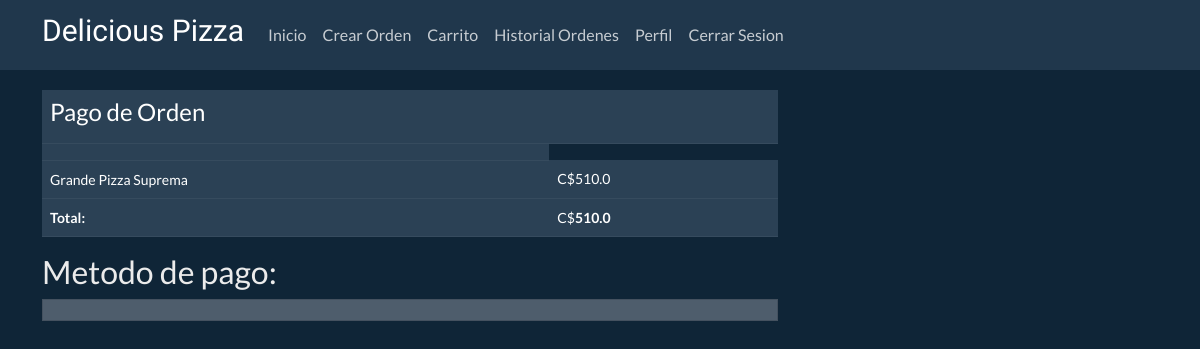
/checkout/ (signed in), run on the app's committed database.
### shopping_cart/models.py (models this page shows, shortened)
class OrderItem(models.Model):
    item = models.OneToOneField(Item, on_delete=models.SET_NULL, null=True)
    is_ordered = models.BooleanField(default=False)
    date_added = models.DateTimeField(auto_now=True)
    date_ordered = models.DateTimeField(null=True)

class Order(models.Model):
    ref_code = models.CharField(max_length=15)
    owner = models.ForeignKey(Cart, on_delete=models.SET_NULL, null=True)
    is_ordered = models.BooleanField(default=False)
    items = models.ManyToManyField(OrderItem)
    date_ordered = models.DateTimeField(auto_now=True)
    def get_cart_items(self):
        return self.items.all()
    def get_cart_total(self):
        return sum([item.item.price for item in self.items.all()])

### orders/models.py (models this page shows, shortened)
class Item(models.Model):
    meal = models.ForeignKey(Meal, on_delete=models.CASCADE)
    meal_type = models.ForeignKey(Meal_Type, on_delete=models.CASCADE)
    size = models.ForeignKey(Size, on_delete=models.CASCADE)
    meal_addition = models.ManyToManyField(Meal_Addition, blank=True)
    price = models.FloatField(default=0)
    user = models.ForeignKey(User, on_delete=models.CASCADE)
    timestamp = models.DateTimeField(auto_now_add=True, auto_now=False)

class Size(models.Model):
    size = models.CharField(max_length=64)
    def __str__(self):
        return f"{self.size}"

class Meal_Type(models.Model):
    name = models.CharField(max_length=64)
    meal = models.ForeignKey(Meal, on_delete=models.CASCADE, null=True)
    size = models.ManyToManyField(Size)
    meal_addition = models.ManyToManyField(Meal_Addition, blank=True)
    def __str__(self):
        return f"{self.name}"

### shopping_cart/views.py (the view, shortened to what this page needs)
# urls.py: path('checkout/', checkout, name="checkout"),
@login_required()
def checkout(request):
    existing_order = get_user_pending_order(request)
    publishKey = settings.STRIPE_PUBLISHABLE_KEY
    context = {
        'order': existing_order,
        'STRIPE_PUBLISHABLE_KEY': publishKey,
        'title': 'Checkout'
    }
    return render(request, 'shopping_cart/checkout.html', context)

### shopping_cart/views.py (called while the page is built)
def get_user_pending_order(request):
    user_cart = get_object_or_404(Cart, user=request.user)
    order = Order.objects.filter(owner=user_cart, is_ordered=False)
    if order.exists():
        return order[0]
    return 0

### shopping_cart/templates/shopping_cart/checkout.html (shortened to what this page needs)
{% extends 'orders/base.html' %}
{% load static %}
{% block content %}
    <section style="margin-top: 20px;">
        <table class="table table-dark">
            <tr>
                <td colspan="2"><h4>Pago de Orden</h4></td>
            </tr>
            <tr>
                <td>
                    {% for item in order.get_cart_items %}
                        <tr>
                            <td>{{ item.item.size }} {{ item.item.meal_type }}</td>
                            <td>C${{ item.item.price }}</td>
                        </tr>
                    {% endfor %}
                </td>
            </tr>
            <tr>
                {% if order.get_cart_total != None %}
                    <td>
                        <strong class="pull-right">Total:</strong>
                    </td>
                    <td>
                        C$<strong>{{ order.get_cart_total }}</strong>
                    </td>
                {% endif %}
            </tr>
        </table>
    </section>
    <h2>Metodo de pago:</h2>
    <div class="card" style="padding: 10px;">
    </div>
{% endblock content %}

### orders/templates/orders/base.html (style rules this page uses)
body { background-image: url(https://res.cloudinary.com/dzlbg8ni6/image/upload/v1639891481/istockphoto-1083487954-612x612_tmafib.jpg); background-repeat: no-repeat; background-position: center center; background-size: cover; background-attachment: fixed; }

### data on the page
OrderItem: item.size "Grande", item.meal_type "Pizza Suprema", item.price "510.0"
Order: get_cart_total "510.0"
